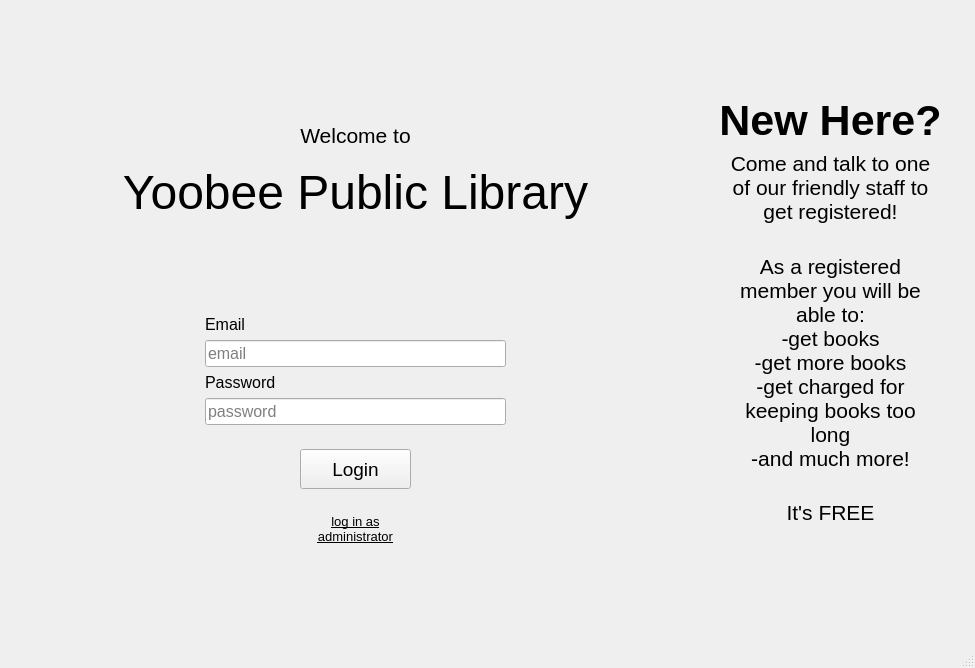
<?xml version="1.0" encoding="UTF-8"?>
<ui version="4.0">
 <class>MainWindow</class>
 <widget class="QMainWindow" name="MainWindow">
  <property name="geometry">
   <rect>
    <x>0</x>
    <y>0</y>
    <width>975</width>
    <height>668</height>
   </rect>
  </property>
  <property name="windowTitle">
   <string>Yoobee Public Library</string>
  </property>
  <property name="layoutDirection">
   <enum>Qt::LeftToRight</enum>
  </property>
  <widget class="QWidget" name="centralwidget">
   <widget class="QWidget" name="gridLayoutWidget_2">
    <property name="geometry">
     <rect>
      <x>0</x>
      <y>0</y>
      <width>691</width>
      <height>621</height>
     </rect>
    </property>
    <layout class="QGridLayout" name="gridLayout_2">
     <item row="4" column="0">
      <spacer name="verticalSpacer_6">
       <property name="orientation">
        <enum>Qt::Vertical</enum>
       </property>
       <property name="sizeHint" stdset="0">
        <size>
         <width>20</width>
         <height>40</height>
        </size>
       </property>
      </spacer>
     </item>
     <item row="6" column="0" rowspan="2">
      <spacer name="verticalSpacer_17">
       <property name="orientation">
        <enum>Qt::Vertical</enum>
       </property>
       <property name="sizeHint" stdset="0">
        <size>
         <width>20</width>
         <height>40</height>
        </size>
       </property>
      </spacer>
     </item>
     <item row="12" column="4">
      <widget class="QLabel" name="LoginAdmin">
       <property name="font">
        <font>
         <pointsize>10</pointsize>
         <underline>true</underline>
        </font>
       </property>
       <property name="layoutDirection">
        <enum>Qt::LeftToRight</enum>
       </property>
       <property name="text">
        <string>log in as
administrator</string>
       </property>
       <property name="textFormat">
        <enum>Qt::AutoText</enum>
       </property>
       <property name="alignment">
        <set>Qt::AlignCenter</set>
       </property>
      </widget>
     </item>
     <item row="0" column="1">
      <spacer name="horizontalSpacer_5">
       <property name="orientation">
        <enum>Qt::Horizontal</enum>
       </property>
       <property name="sizeHint" stdset="0">
        <size>
         <width>40</width>
         <height>20</height>
        </size>
       </property>
      </spacer>
     </item>
     <item row="11" column="0">
      <spacer name="verticalSpacer_9">
       <property name="orientation">
        <enum>Qt::Vertical</enum>
       </property>
       <property name="sizeHint" stdset="0">
        <size>
         <width>20</width>
         <height>40</height>
        </size>
       </property>
      </spacer>
     </item>
     <item row="0" column="7">
      <spacer name="horizontalSpacer_7">
       <property name="orientation">
        <enum>Qt::Horizontal</enum>
       </property>
       <property name="sizeHint" stdset="0">
        <size>
         <width>40</width>
         <height>20</height>
        </size>
       </property>
      </spacer>
     </item>
     <item row="0" column="3">
      <spacer name="horizontalSpacer">
       <property name="orientation">
        <enum>Qt::Horizontal</enum>
       </property>
       <property name="sizeHint" stdset="0">
        <size>
         <width>40</width>
         <height>20</height>
        </size>
       </property>
      </spacer>
     </item>
     <item row="9" column="3" colspan="3">
      <widget class="QLineEdit" name="PasswordInput">
       <property name="font">
        <font>
         <pointsize>12</pointsize>
        </font>
       </property>
       <property name="focusPolicy">
        <enum>Qt::WheelFocus</enum>
       </property>
       <property name="inputMethodHints">
        <set>Qt::ImhHiddenText|Qt::ImhNoAutoUppercase|Qt::ImhNoPredictiveText|Qt::ImhSensitiveData</set>
       </property>
       <property name="echoMode">
        <enum>QLineEdit::Password</enum>
       </property>
       <property name="placeholderText">
        <string>password</string>
       </property>
      </widget>
     </item>
     <item row="8" column="3">
      <widget class="QLabel" name="Password">
       <property name="font">
        <font>
         <pointsize>12</pointsize>
        </font>
       </property>
       <property name="text">
        <string>Password</string>
       </property>
      </widget>
     </item>
     <item row="13" column="0">
      <spacer name="verticalSpacer_10">
       <property name="orientation">
        <enum>Qt::Vertical</enum>
       </property>
       <property name="sizeHint" stdset="0">
        <size>
         <width>20</width>
         <height>40</height>
        </size>
       </property>
      </spacer>
     </item>
     <item row="0" column="0" rowspan="2">
      <spacer name="verticalSpacer_4">
       <property name="orientation">
        <enum>Qt::Vertical</enum>
       </property>
       <property name="sizeHint" stdset="0">
        <size>
         <width>20</width>
         <height>40</height>
        </size>
       </property>
      </spacer>
     </item>
     <item row="0" column="6">
      <spacer name="horizontalSpacer_6">
       <property name="orientation">
        <enum>Qt::Horizontal</enum>
       </property>
       <property name="sizeHint" stdset="0">
        <size>
         <width>40</width>
         <height>20</height>
        </size>
       </property>
      </spacer>
     </item>
     <item row="0" column="2">
      <spacer name="horizontalSpacer_9">
       <property name="orientation">
        <enum>Qt::Horizontal</enum>
       </property>
       <property name="sizeHint" stdset="0">
        <size>
         <width>40</width>
         <height>20</height>
        </size>
       </property>
      </spacer>
     </item>
     <item row="0" column="5">
      <spacer name="horizontalSpacer_2">
       <property name="orientation">
        <enum>Qt::Horizontal</enum>
       </property>
       <property name="sizeHint" stdset="0">
        <size>
         <width>40</width>
         <height>20</height>
        </size>
       </property>
      </spacer>
     </item>
     <item row="4" column="2" colspan="5">
      <widget class="QLabel" name="LibraryName">
       <property name="font">
        <font>
         <pointsize>36</pointsize>
        </font>
       </property>
       <property name="text">
        <string>Yoobee Public Library</string>
       </property>
       <property name="alignment">
        <set>Qt::AlignCenter</set>
       </property>
      </widget>
     </item>
     <item row="2" column="0">
      <spacer name="verticalSpacer_5">
       <property name="orientation">
        <enum>Qt::Vertical</enum>
       </property>
       <property name="sizeHint" stdset="0">
        <size>
         <width>20</width>
         <height>40</height>
        </size>
       </property>
      </spacer>
     </item>
     <item row="7" column="3" colspan="3">
      <widget class="QLineEdit" name="EmailInput">
       <property name="font">
        <font>
         <pointsize>12</pointsize>
        </font>
       </property>
       <property name="inputMethodHints">
        <set>Qt::ImhEmailCharactersOnly</set>
       </property>
       <property name="placeholderText">
        <string>email</string>
       </property>
      </widget>
     </item>
     <item row="5" column="0">
      <spacer name="verticalSpacer">
       <property name="orientation">
        <enum>Qt::Vertical</enum>
       </property>
       <property name="sizeHint" stdset="0">
        <size>
         <width>20</width>
         <height>40</height>
        </size>
       </property>
      </spacer>
     </item>
     <item row="11" column="4">
      <widget class="QPushButton" name="Login">
       <property name="maximumSize">
        <size>
         <width>150</width>
         <height>40</height>
        </size>
       </property>
       <property name="font">
        <font>
         <pointsize>14</pointsize>
        </font>
       </property>
       <property name="cursor">
        <cursorShape>ArrowCursor</cursorShape>
       </property>
       <property name="layoutDirection">
        <enum>Qt::LeftToRight</enum>
       </property>
       <property name="text">
        <string>Login</string>
       </property>
      </widget>
     </item>
     <item row="6" column="3">
      <widget class="QLabel" name="Email">
       <property name="font">
        <font>
         <pointsize>12</pointsize>
        </font>
       </property>
       <property name="text">
        <string>Email</string>
       </property>
      </widget>
     </item>
     <item row="3" column="4">
      <widget class="QLabel" name="welcometo">
       <property name="font">
        <font>
         <pointsize>16</pointsize>
        </font>
       </property>
       <property name="text">
        <string>Welcome to</string>
       </property>
       <property name="alignment">
        <set>Qt::AlignCenter</set>
       </property>
      </widget>
     </item>
    </layout>
   </widget>
   <widget class="QWidget" name="verticalLayoutWidget">
    <property name="geometry">
     <rect>
      <x>690</x>
      <y>0</y>
      <width>281</width>
      <height>621</height>
     </rect>
    </property>
    <layout class="QVBoxLayout" name="verticalLayout">
     <item>
      <spacer name="verticalSpacer_2">
       <property name="orientation">
        <enum>Qt::Vertical</enum>
       </property>
       <property name="sizeHint" stdset="0">
        <size>
         <width>20</width>
         <height>40</height>
        </size>
       </property>
      </spacer>
     </item>
     <item>
      <spacer name="verticalSpacer_11">
       <property name="orientation">
        <enum>Qt::Vertical</enum>
       </property>
       <property name="sizeHint" stdset="0">
        <size>
         <width>20</width>
         <height>40</height>
        </size>
       </property>
      </spacer>
     </item>
     <item>
      <spacer name="verticalSpacer_12">
       <property name="orientation">
        <enum>Qt::Vertical</enum>
       </property>
       <property name="sizeHint" stdset="0">
        <size>
         <width>20</width>
         <height>40</height>
        </size>
       </property>
      </spacer>
     </item>
     <item>
      <spacer name="verticalSpacer_16">
       <property name="orientation">
        <enum>Qt::Vertical</enum>
       </property>
       <property name="sizeHint" stdset="0">
        <size>
         <width>20</width>
         <height>40</height>
        </size>
       </property>
      </spacer>
     </item>
     <item>
      <widget class="QLabel" name="NewHere">
       <property name="font">
        <font>
         <pointsize>32</pointsize>
         <bold>true</bold>
        </font>
       </property>
       <property name="text">
        <string>New Here?</string>
       </property>
       <property name="alignment">
        <set>Qt::AlignCenter</set>
       </property>
      </widget>
     </item>
     <item>
      <widget class="QLabel" name="info1">
       <property name="font">
        <font>
         <pointsize>16</pointsize>
        </font>
       </property>
       <property name="text">
        <string>Come and talk to one
of our friendly staff to
get registered!</string>
       </property>
       <property name="alignment">
        <set>Qt::AlignCenter</set>
       </property>
      </widget>
     </item>
     <item>
      <spacer name="verticalSpacer_8">
       <property name="orientation">
        <enum>Qt::Vertical</enum>
       </property>
       <property name="sizeHint" stdset="0">
        <size>
         <width>20</width>
         <height>40</height>
        </size>
       </property>
      </spacer>
     </item>
     <item>
      <widget class="QLabel" name="info2">
       <property name="font">
        <font>
         <pointsize>16</pointsize>
        </font>
       </property>
       <property name="text">
        <string>As a registered
member you will be
able to:
-get books
-get more books
-get charged for
keeping books too
long
-and much more!</string>
       </property>
       <property name="alignment">
        <set>Qt::AlignCenter</set>
       </property>
      </widget>
     </item>
     <item>
      <spacer name="verticalSpacer_7">
       <property name="orientation">
        <enum>Qt::Vertical</enum>
       </property>
       <property name="sizeHint" stdset="0">
        <size>
         <width>20</width>
         <height>40</height>
        </size>
       </property>
      </spacer>
     </item>
     <item>
      <widget class="QLabel" name="itsFREE">
       <property name="font">
        <font>
         <pointsize>16</pointsize>
        </font>
       </property>
       <property name="text">
        <string>It's FREE</string>
       </property>
       <property name="alignment">
        <set>Qt::AlignCenter</set>
       </property>
      </widget>
     </item>
     <item>
      <spacer name="verticalSpacer_15">
       <property name="orientation">
        <enum>Qt::Vertical</enum>
       </property>
       <property name="sizeHint" stdset="0">
        <size>
         <width>20</width>
         <height>40</height>
        </size>
       </property>
      </spacer>
     </item>
     <item>
      <spacer name="verticalSpacer_14">
       <property name="orientation">
        <enum>Qt::Vertical</enum>
       </property>
       <property name="sizeHint" stdset="0">
        <size>
         <width>20</width>
         <height>40</height>
        </size>
       </property>
      </spacer>
     </item>
     <item>
      <spacer name="verticalSpacer_13">
       <property name="orientation">
        <enum>Qt::Vertical</enum>
       </property>
       <property name="sizeHint" stdset="0">
        <size>
         <width>20</width>
         <height>40</height>
        </size>
       </property>
      </spacer>
     </item>
     <item>
      <spacer name="verticalSpacer_3">
       <property name="orientation">
        <enum>Qt::Vertical</enum>
       </property>
       <property name="sizeHint" stdset="0">
        <size>
         <width>20</width>
         <height>40</height>
        </size>
       </property>
      </spacer>
     </item>
    </layout>
   </widget>
  </widget>
  <widget class="QStatusBar" name="statusbar"/>
  <action name="actionzsxdfvsd">
   <property name="text">
    <string>zsxdfvsd'</string>
   </property>
  </action>
 </widget>
 <resources/>
 <connections/>
</ui>
